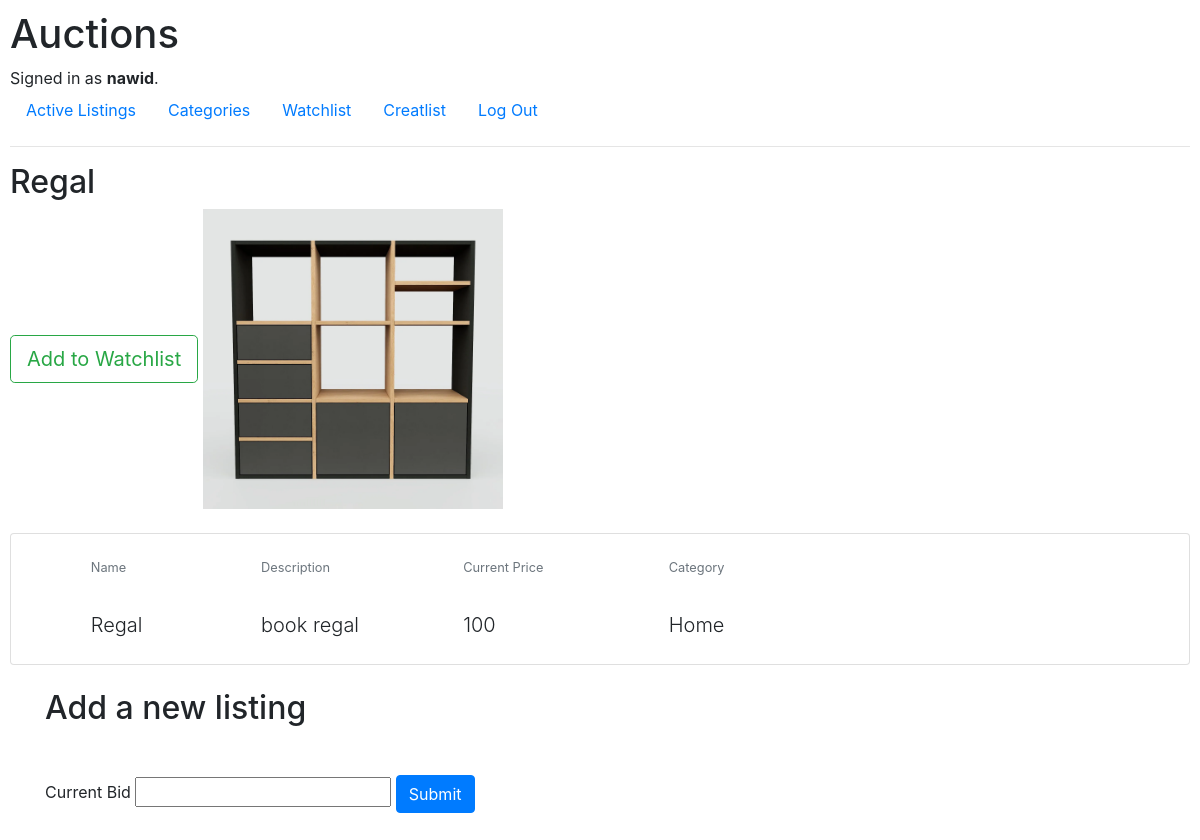
Page /1 (signed in) on the committed database.
### auctions/models.py (models this page shows)
class User(AbstractUser):
    pass

class Listing(models.Model):
    title = models.CharField(max_length=64)
    description = models.CharField(max_length=256)
    price = models.IntegerField()
    image = models.ImageField(upload_to='img')
    status = models.BooleanField()
    category = models.ForeignKey(Category, on_delete=models.CASCADE, related_name="category")
    user = models.ForeignKey(User, on_delete=models.CASCADE, related_name="user")

class Category(models.Model):
    categoryName = models.CharField(max_length=64)
    def __str__(self):
        return f"{self.categoryName}"

### auctions/views.py (the view)
# urls.py: path("<int:listing_id>", views.listing, name="listing"),
def listing(request, listing_id):
    if request.method == "POST":
        bid_form = Bid.objects.get(id=listing_id)
        bid_form.currentbid = request.POST["currentbid"]
        bid_form.save()
        return HttpResponseRedirect(reverse("index"))
    listing = Listing.objects.get(id=listing_id)
    bid_form = NewBidForm()
    return render(request, "auctions/listing.html", {
        "listing": listing,
        "bids": bid_form
    })

### auctions/forms.py
class NewBidForm(forms.ModelForm):
    class Meta:
        model = Bid
        fields = ('currentbid',)

### auctions/templates/auctions/listing.html (shortened to what this page needs)
{% extends "auctions/layout.html" %}
{% block body %}
    <h2>{{listing.title}}</h2>
    <a href="{% url 'add_watchlist' listing.id %}" role="button" class="btn btn-outline-success btn-lg">Add to Watchlist</a>
                        <img src={{listing.image.url}} class="img-fluid" alt="Generic placeholder image" width="300" height="300"><br><br>
                            <div class="card mb-4">
                                <div class="card-body p-4">
                                    <div class="row align-items-center">
                                            <div class="col-md-2 d-flex justify-content-center">
                                                <div>
                                                    <p class="small text-muted mb-4 pb-2">Name</p>
                                                    <p class="lead fw-normal mb-0">{{listing.title}}</p>
                                                </div>
                                            </div>
                                                <div class="col-md-2 d-flex justify-content-center">
                                                    <div>
                                                        <p class="small text-muted mb-4 pb-2">Description</p>
                                                        <p class="lead fw-normal mb-0">{{listing.description}}</p>
                                                    </div>
                                                </div>
                                                    <div class="col-md-2 d-flex justify-content-center">
                                                         <div>
                                                            <p class="small text-muted mb-4 pb-2">Current Price</p>
                                                            <p class="lead fw-normal mb-0">{{listing.price}}</p>
                                                        </div>
                                                    </div>
                                                    <div class="col-md-2 d-flex justify-content-center">
                                                        <div>
                                                            <p class="small text-muted mb-4 pb-2">Category</p>
                                                            <p class="lead fw-normal mb-0">{{listing.category}}</p>
                                                        </div>
                                                    </div>
                                                </div>
                                            </div>
                                        </div>
                            <div class="container">
                                <h2 class="my-4">Add a new listing</h2>
                            <form method="post" enctype="multipart/form-data">
                                    <label for="cbid">Current Bid</label>
                                    <input type=text name="currentbid" id="cbid"></input>
                                    <button class="btn btn-primary my-4" type="submit">Submit</button>
                              </form>
                            </div>
{% endblock %}

### auctions/templates/auctions/layout.html (shortened to what this page needs)
{% load static %}
<!DOCTYPE html>
<html lang="en">
    <head>
        <link rel="stylesheet" href="https://stackpath.bootstrapcdn.com/bootstrap/4.4.1/css/bootstrap.min.css">
        <link href="{% static 'auctions/styles.css' %}" rel="stylesheet">
    </head>
    <body>
        <h1>Auctions</h1>
        <div>
            {% if user.is_authenticated %}
                Signed in as <strong>{{ user.username }}</strong>.
            {% else %}
                Not signed in.
            {% endif %}
        </div>
        <ul class="nav">
            <li class="nav-item">
                <a class="nav-link" href="{% url 'index' %}">Active Listings</a>
            </li>
            {% if user.is_authenticated %}
                <li class="nav-item">
                    <a class="nav-link" href="{% url 'category' %}">Categories</a>
                </li>
                <li class="nav-item">
                    <a class="nav-link" href="{% url 'watchlist' %}">Watchlist</a>
                </li>
                <li class="nav-item">
                    <a class="nav-link" href="{% url 'createlist' %}">Creatlist</a>
                </li>
                <li class="nav-item">
                    <a class="nav-link" href="{% url 'logout' %}">Log Out</a>
                </li>
            {% endif %}
        </ul>
        <hr>
        {% block body %}
        {% endblock %}
    </body>
</html>

### auctions/static/auctions/styles.css (style rules this page uses)
body { padding: 10px; }

### rows in the picture
User: username "nawid"
Listing: title "Regal", image (picture), description "book regal", price "100", category "Home"
